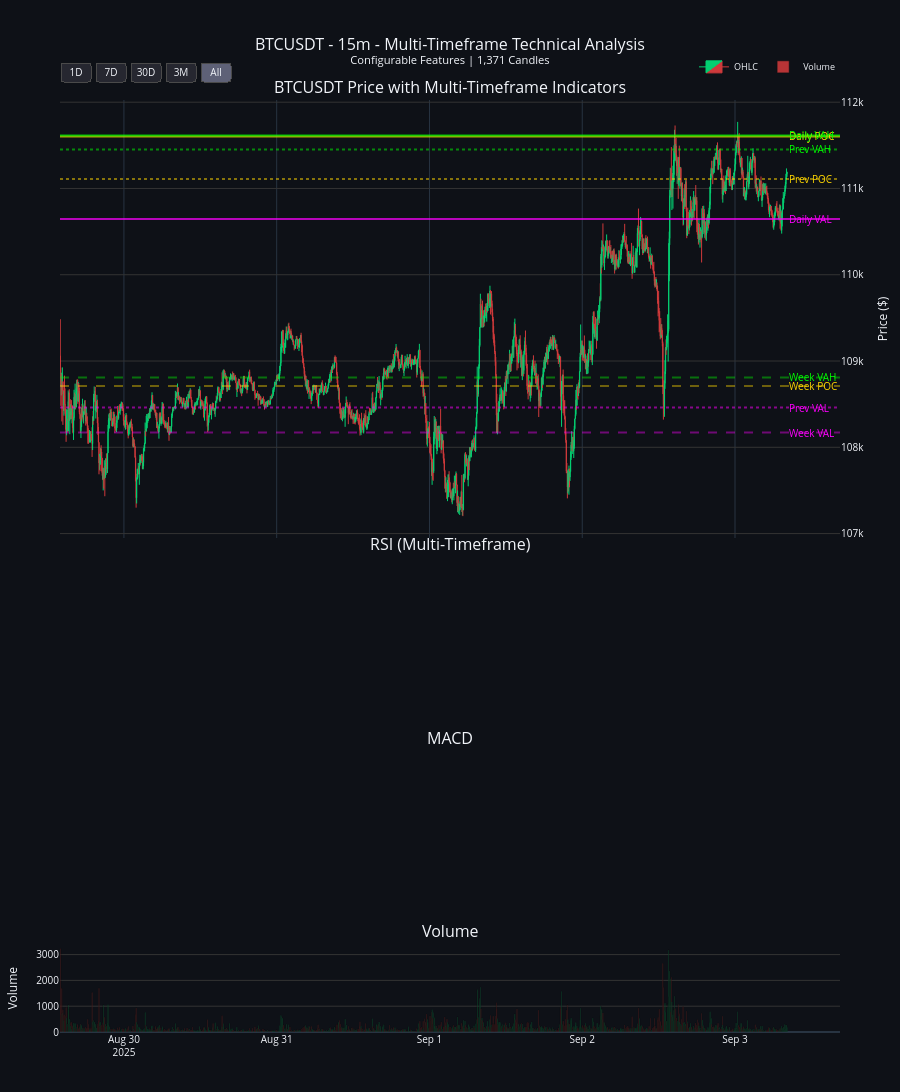

The notebook cell this image was saved under:
### Code cell
# =============================================================================
# CREATE CHART
# =============================================================================

print("Creating Multi-Timeframe Interactive Chart...")

# Create subplot structure
fig = make_subplots(
    rows=4, cols=1, shared_xaxes=True, vertical_spacing=0.02,
    subplot_titles=(f'{symbol} Price with Multi-Timeframe Indicators', 'RSI (Multi-Timeframe)', 'MACD', 'Volume'),
    row_heights=[0.5, 0.2, 0.2, 0.1]
)

# === 1. CANDLESTICK CHART ===
fig.add_trace(go.Candlestick(
    x=viz_df.index, open=viz_df['open'], high=viz_df['high'], low=viz_df['low'], close=viz_df['close'],
    name='OHLC', increasing_line_color='#00ff88', decreasing_line_color='#ff4444',
    increasing_fillcolor='#00ff88', decreasing_fillcolor='#ff4444', line=dict(width=1), opacity=0.8
), row=1, col=1)

# === Add Volume Profile Labels ===
daily_vp, prev_day_vp, weekly_vp = vps

# Add horizontal lines and annotations for daily, previous day, and weekly VP levels
vp_colors = {'poc': '#FFD700', 'vah': '#00FF00', 'val': '#FF00FF'}
vp_labels = {'poc': 'POC', 'vah': 'VAH', 'val': 'VAL'}

for key in ['poc', 'vah', 'val']:
    # Daily
    fig.add_hline(y=daily_vp[key], line_dash="solid", line_color=vp_colors[key], opacity=0.7, row=1, col=1)
    fig.add_annotation(x=viz_df.index[-1], y=daily_vp[key],
                      text=f"Daily {vp_labels[key]}",
                      showarrow=False, yshift=0, xanchor='left', font=dict(color=vp_colors[key], size=10),
                      row=1, col=1)
    # Previous Day
    fig.add_hline(y=prev_day_vp[key], line_dash="dot", line_color=vp_colors[key], opacity=0.5, row=1, col=1)
    fig.add_annotation(x=viz_df.index[-1], y=prev_day_vp[key],
                      text=f"Prev {vp_labels[key]}",
                      showarrow=False, yshift=0, xanchor='left', font=dict(color=vp_colors[key], size=10),
                      row=1, col=1)
    # Weekly
    fig.add_hline(y=weekly_vp[key], line_dash="dash", line_color=vp_colors[key], opacity=0.4, row=1, col=1)
    fig.add_annotation(x=viz_df.index[-1], y=weekly_vp[key],
                      text=f"Week {vp_labels[key]}",
                      showarrow=False, yshift=0, xanchor='left', font=dict(color=vp_colors[key], size=10),
                      row=1, col=1)

# === 2. MAIN CHART INDICATORS ===
for indicator, timeframes in CHART_FEATURES_CONFIG.get('main_chart', {}).items():
    available = get_available_features_by_timeframe(viz_df, indicator, timeframes)
    for tf, col_name in available.items():
        color = TIMEFRAME_COLORS.get(tf, '#ffffff')
        style = get_indicator_style(indicator, tf)
        
        # Prepare trace parameters
        trace_params = {
            'x': viz_df.index,
            'y': viz_df[col_name],
            'mode': 'lines',
            'name': f'{indicator.upper()} ({tf})',
            'line': dict(color=color, width=style['width'], dash=style['dash']),
            'opacity': style['opacity']
        }
        
        # Add fill for Bollinger Bands lower
        if indicator == 'bb_lower' and 'fill' in style:
            trace_params['fill'] = style['fill']
            # Convert hex color to rgba for fill
            hex_color = color.lstrip('#')
            rgb = tuple(int(hex_color[i:i+2], 16) for i in (0, 2, 4))
            trace_params['fillcolor'] = f'rgba({rgb[0]}, {rgb[1]}, {rgb[2]}, {style["fill_opacity"]})'
        
        # Generic trace - works for ALL indicators
        fig.add_trace(go.Scatter(**trace_params), row=1, col=1)

# === 3. RSI SUBPLOT ===
for indicator, timeframes in CHART_FEATURES_CONFIG.get('rsi_subplot', {}).items():
    available = get_available_features_by_timeframe(viz_df, indicator, timeframes)
    for tf, col_name in available.items():
        color = TIMEFRAME_COLORS.get(tf, '#ffaa00')
        style = get_indicator_style(indicator, tf)
        
        fig.add_trace(go.Scatter(
            x=viz_df.index, y=viz_df[col_name], mode='lines', name=f'RSI ({tf})',
            line=dict(color=color, width=style['width'], dash=style['dash']),
            opacity=style['opacity']
        ), row=2, col=1)

fig.add_hline(y=70, line_dash="dash", line_color="red", opacity=0.5, row=2, col=1)
fig.add_hline(y=30, line_dash="dash", line_color="green", opacity=0.5, row=2, col=1)
fig.add_hline(y=50, line_dash="dot", line_color="gray", opacity=0.3, row=2, col=1)
fig.update_yaxes(title_text="RSI", range=[0, 100], row=2, col=1)

# === 4. MACD SUBPLOT ===
macd_col = signal_col = None
for indicator, timeframes in CHART_FEATURES_CONFIG.get('macd_subplot', {}).items():
    available = get_available_features_by_timeframe(viz_df, indicator, timeframes)
    for tf, col_name in available.items():
        color = TIMEFRAME_COLORS.get(tf, '#ffffff')
        style = get_indicator_style(indicator, tf)
        
        if indicator == 'macd':
            macd_col = col_name
            fig.add_trace(go.Scatter(
                x=viz_df.index, y=viz_df[col_name], mode='lines', name=f'MACD ({tf})',
                line=dict(color='#00ff00', width=style['width'], dash=style['dash']),
                opacity=style['opacity']
            ), row=3, col=1)
        elif indicator == 'macd_signal':
            signal_col = col_name
            fig.add_trace(go.Scatter(
                x=viz_df.index, y=viz_df[col_name], mode='lines', name=f'MACD Signal ({tf})',
                line=dict(color='#ff4444', width=style['width'], dash=style['dash']),
                opacity=style['opacity']
            ), row=3, col=1)

if macd_col and signal_col:
    macd_histogram = viz_df[macd_col] - viz_df[signal_col]
    colors = ['green' if x >= 0 else 'red' for x in macd_histogram]
    fig.add_trace(go.Bar(x=viz_df.index, y=macd_histogram, name='MACD Histogram', 
                        marker_color=colors, opacity=0.5), row=3, col=1)

fig.add_hline(y=0, line_dash="dash", line_color="gray", opacity=0.5, row=3, col=1)
fig.update_yaxes(title_text="MACD", row=3, col=1)

# === 5. VOLUME BARS ===
volume_colors = ['#00ff88' if viz_df['close'].iloc[i] >= viz_df['open'].iloc[i] else '#ff4444' for i in range(len(viz_df))]
fig.add_trace(go.Bar(x=viz_df.index, y=viz_df['volume'], name='Volume', marker_color=volume_colors, opacity=0.7), row=4, col=1)

for indicator, timeframes in CHART_FEATURES_CONFIG.get('volume_subplot', {}).items():
    if indicator == 'volume_ma20':
        available = get_available_features_by_timeframe(viz_df, indicator, timeframes)
        for tf, col_name in available.items():
            style = get_indicator_style(indicator, tf)
            fig.add_trace(go.Scatter(
                x=viz_df.index, y=viz_df[col_name], mode='lines', name=f'Volume MA20 ({tf})',
                line=dict(color='#ffff00', width=style['width'], dash=style['dash']),
                opacity=style['opacity']
            ), row=4, col=1)

fig.update_yaxes(title_text="Volume", row=4, col=1)

# === 6. LAYOUT & DISPLAY ===
fig.update_layout(
    title={'text': f'{symbol} - {time_frame} - Multi-Timeframe Technical Analysis<br><sup>Configurable Features | {len(viz_df):,} Candles</sup>',
           'x': 0.5, 'xanchor': 'center', 'font': {'size': 16}},
    height=1200, showlegend=True, template='plotly_dark', font=dict(size=10),
    margin=dict(l=60, r=60, t=100, b=60), plot_bgcolor='#0e1117', paper_bgcolor='#0e1117',
    legend=dict(orientation="h", yanchor="bottom", y=1.02, xanchor="right", x=1, font=dict(size=9)),
    xaxis=dict(rangeselector=dict(buttons=[
        dict(count=1, label="1D", step="day", stepmode="backward"),
        dict(count=7, label="7D", step="day", stepmode="backward"),
        dict(count=30, label="30D", step="day", stepmode="backward"),
        dict(count=90, label="3M", step="day", stepmode="backward"),
        dict(step="all", label="All")
    ], bgcolor='#262730', bordercolor='#4a4a4a', borderwidth=1), rangeslider=dict(visible=False), type="date"),
    hovermode='x unified', hoverlabel=dict(bgcolor="rgba(0,0,0,0.8)", bordercolor="white", font_size=10)
)

fig.update_yaxes(title_text="Price ($)", row=1, col=1, side='right')
for row in range(1, 5):
    fig.update_yaxes(showgrid=True, gridwidth=1, gridcolor='#333333', row=row, col=1)

fig.show()

print("Multi-Timeframe Interactive Chart Displayed!")
print("\nTimeframe Colors:")
for tf, color in TIMEFRAME_COLORS.items():
    print(f"  {tf:4} -> {color}")
print("\nConfigurable Styles:")
for indicator, style in INDICATOR_STYLES.items():
    if indicator != 'default':
        print(f"  {indicator:10} -> opacity={style['opacity']}, width={style['width']}, dash={style['dash']}")

### Figure 1 — Plotly figure (JSON) as saved in the notebook; plotly's stock layout.template omitted (floating-point values rounded to 4 significant figures; data arrays with more than 128 entries replaced by an {"elided": "..."} marker saying what was removed)
{"data": [{"close": {"elided": "1371 float values"}, "decreasing": {"fillcolor": "#ff4444", "line": {"color": "#ff4444"}}, "high": {"elided": "1371 float values"}, "increasing": {"fillcolor": "#00ff88", "line": {"color": "#00ff88"}}, "line": {"width": 1}, "low": {"elided": "1371 float values"}, "name": "OHLC", "opacity": 0.8, "open": {"elided": "1371 float values"}, "type": "candlestick", "x": {"elided": "1371 str values"}, "xaxis": "x", "yaxis": "y"}, {"marker": {"color": {"elided": "1371 str values"}}, "name": "Volume", "opacity": 0.7, "type": "bar", "x": {"elided": "1371 str values"}, "xaxis": "x4", "y": {"elided": "1371 float values"}, "yaxis": "y4"}], "layout": {"annotations": [{"font": {"size": 16}, "showarrow": false, "text": "BTCUSDT Price with Multi-Timeframe Indicators", "x": 0.5, "xanchor": "center", "xref": "paper", "y": 1, "yanchor": "bottom", "yref": "paper"}, {"font": {"size": 16}, "showarrow": false, "text": "RSI (Multi-Timeframe)", "x": 0.5, "xanchor": "center", "xref": "paper", "y": 0.51, "yanchor": "bottom", "yref": "paper"}, {"font": {"size": 16}, "showarrow": false, "text": "MACD", "x": 0.5, "xanchor": "center", "xref": "paper", "y": 0.302, "yanchor": "bottom", "yref": "paper"}, {"font": {"size": 16}, "showarrow": false, "text": "Volume", "x": 0.5, "xanchor": "center", "xref": "paper", "y": 0.094, "yanchor": "bottom", "yref": "paper"}, {"font": {"color": "#FFD700", "size": 10}, "showarrow": false, "text": "Daily POC", "x": "2025-09-03T08:10:00", "xanchor": "left", "xref": "x", "y": 111600.0, "yref": "y", "yshift": 0}, {"font": {"color": "#FFD700", "size": 10}, "showarrow": false, "text": "Prev POC", "x": "2025-09-03T08:10:00", "xanchor": "left", "xref": "x", "y": 111100.0, "yref": "y", "yshift": 0}, {"font": {"color": "#FFD700", "size": 10}, "showarrow": false, "text": "Week POC", "x": "2025-09-03T08:10:00", "xanchor": "left", "xref": "x", "y": 108700.0, "yref": "y", "yshift": 0}, {"font": {"color": "#00FF00", "size": 10}, "showarrow": false, "text": "Daily VAH", "x": "2025-09-03T08:10:00", "xanchor": "left", "xref": "x", "y": 111600.0, "yref": "y", "yshift": 0}, {"font": {"color": "#00FF00", "size": 10}, "showarrow": false, "text": "Prev VAH", "x": "2025-09-03T08:10:00", "xanchor": "left", "xref": "x", "y": 111500.0, "yref": "y", "yshift": 0}, {"font": {"color": "#00FF00", "size": 10}, "showarrow": false, "text": "Week VAH", "x": "2025-09-03T08:10:00", "xanchor": "left", "xref": "x", "y": 108800.0, "yref": "y", "yshift": 0}, {"font": {"color": "#FF00FF", "size": 10}, "showarrow": false, "text": "Daily VAL", "x": "2025-09-03T08:10:00", "xanchor": "left", "xref": "x", "y": 110600.0, "yref": "y", "yshift": 0}, {"font": {"color": "#FF00FF", "size": 10}, "showarrow": false, "text": "Prev VAL", "x": "2025-09-03T08:10:00", "xanchor": "left", "xref": "x", "y": 108500.0, "yref": "y", "yshift": 0}, {"font": {"color": "#FF00FF", "size": 10}, "showarrow": false, "text": "Week VAL", "x": "2025-09-03T08:10:00", "xanchor": "left", "xref": "x", "y": 108200.0, "yref": "y", "yshift": 0}], "font": {"size": 10}, "height": 1200, "hoverlabel": {"bgcolor": "rgba(0,0,0,0.8)", "bordercolor": "white", "font": {"size": 10}}, "hovermode": "x unified", "legend": {"font": {"size": 9}, "orientation": "h", "x": 1, "xanchor": "right", "y": 1.02, "yanchor": "bottom"}, "margin": {"b": 60, "l": 60, "r": 60, "t": 100}, "paper_bgcolor": "#0e1117", "plot_bgcolor": "#0e1117", "shapes": [{"line": {"color": "#FFD700", "dash": "solid"}, "opacity": 0.7, "type": "line", "x0": 0, "x1": 1, "xref": "x domain", "y0": 111600.0, "y1": 111600.0, "yref": "y"}, {"line": {"color": "#FFD700", "dash": "dot"}, "opacity": 0.5, "type": "line", "x0": 0, "x1": 1, "xref": "x domain", "y0": 111100.0, "y1": 111100.0, "yref": "y"}, {"line": {"color": "#FFD700", "dash": "dash"}, "opacity": 0.4, "type": "line", "x0": 0, "x1": 1, "xref": "x domain", "y0": 108700.0, "y1": 108700.0, "yref": "y"}, {"line": {"color": "#00FF00", "dash": "solid"}, "opacity": 0.7, "type": "line", "x0": 0, "x1": 1, "xref": "x domain", "y0": 111600.0, "y1": 111600.0, "yref": "y"}, {"line": {"color": "#00FF00", "dash": "dot"}, "opacity": 0.5, "type": "line", "x0": 0, "x1": 1, "xref": "x domain", "y0": 111500.0, "y1": 111500.0, "yref": "y"}, {"line": {"color": "#00FF00", "dash": "dash"}, "opacity": 0.4, "type": "line", "x0": 0, "x1": 1, "xref": "x domain", "y0": 108800.0, "y1": 108800.0, "yref": "y"}, {"line": {"color": "#FF00FF", "dash": "solid"}, "opacity": 0.7, "type": "line", "x0": 0, "x1": 1, "xref": "x domain", "y0": 110600.0, "y1": 110600.0, "yref": "y"}, {"line": {"color": "#FF00FF", "dash": "dot"}, "opacity": 0.5, "type": "line", "x0": 0, "x1": 1, "xref": "x domain", "y0": 108500.0, "y1": 108500.0, "yref": "y"}, {"line": {"color": "#FF00FF", "dash": "dash"}, "opacity": 0.4, "type": "line", "x0": 0, "x1": 1, "xref": "x domain", "y0": 108200.0, "y1": 108200.0, "yref": "y"}], "showlegend": true, "title": {"font": {"size": 16}, "text": "BTCUSDT - 15m - Multi-Timeframe Technical Analysis<br><sup>Configurable Features | 1,371 Candles</sup>", "x": 0.5, "xanchor": "center"}, "xaxis": {"anchor": "y", "domain": [0, 1], "matches": "x4", "rangeselector": {"bgcolor": "#262730", "bordercolor": "#4a4a4a", "borderwidth": 1, "buttons": [{"count": 1, "label": "1D", "step": "day", "stepmode": "backward"}, {"count": 7, "label": "7D", "step": "day", "stepmode": "backward"}, {"count": 30, "label": "30D", "step": "day", "stepmode": "backward"}, {"count": 90, "label": "3M", "step": "day", "stepmode": "backward"}, {"label": "All", "step": "all"}]}, "rangeslider": {"visible": false}, "showticklabels": false, "type": "date"}, "xaxis2": {"anchor": "y2", "domain": [0, 1], "matches": "x4", "showticklabels": false}, "xaxis3": {"anchor": "y3", "domain": [0, 1], "matches": "x4", "showticklabels": false}, "xaxis4": {"anchor": "y4", "domain": [0, 1]}, "yaxis": {"anchor": "x", "domain": [0.53, 1], "gridcolor": "#333333", "gridwidth": 1, "showgrid": true, "side": "right", "title": {"text": "Price ($)"}}, "yaxis2": {"anchor": "x2", "domain": [0.322, 0.51], "gridcolor": "#333333", "gridwidth": 1, "range": [0, 100], "showgrid": true, "title": {"text": "RSI"}}, "yaxis3": {"anchor": "x3", "domain": [0.114, 0.302], "gridcolor": "#333333", "gridwidth": 1, "showgrid": true, "title": {"text": "MACD"}}, "yaxis4": {"anchor": "x4", "domain": [0, 0.094], "gridcolor": "#333333", "gridwidth": 1, "showgrid": true, "title": {"text": "Volume"}}}}
